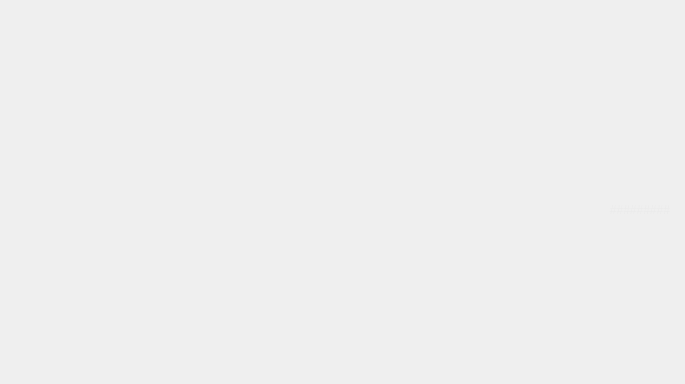
<?xml version="1.0" encoding="UTF-8"?>
<ui version="4.0">
 <class>About</class>
 <widget class="QDialog" name="About">
  <property name="geometry">
   <rect>
    <x>0</x>
    <y>0</y>
    <width>685</width>
    <height>384</height>
   </rect>
  </property>
  <property name="sizePolicy">
   <sizepolicy hsizetype="Ignored" vsizetype="Ignored">
    <horstretch>0</horstretch>
    <verstretch>0</verstretch>
   </sizepolicy>
  </property>
  <property name="minimumSize">
   <size>
    <width>685</width>
    <height>384</height>
   </size>
  </property>
  <property name="maximumSize">
   <size>
    <width>685</width>
    <height>384</height>
   </size>
  </property>
  <property name="windowTitle">
   <string>About</string>
  </property>
  <property name="windowIcon">
   <iconset resource="resources.qrc">
    <normaloff>:/images/icon.ico</normaloff>:/images/icon.ico</iconset>
  </property>
  <property name="styleSheet">
   <string notr="true">background-image: url(:/images/splash.png);</string>
  </property>
  <widget class="QLabel" name="lblBIOSserial">
   <property name="geometry">
    <rect>
     <x>529</x>
     <y>200</y>
     <width>141</width>
     <height>20</height>
    </rect>
   </property>
   <property name="autoFillBackground">
    <bool>false</bool>
   </property>
   <property name="styleSheet">
    <string notr="true">color: rgb(235, 235, 235)</string>
   </property>
   <property name="text">
    <string>#########</string>
   </property>
   <property name="alignment">
    <set>Qt::AlignRight|Qt::AlignTrailing|Qt::AlignVCenter</set>
   </property>
  </widget>
 </widget>
 <resources>
  <include location="resources.qrc"/>
 </resources>
 <connections/>
</ui>
